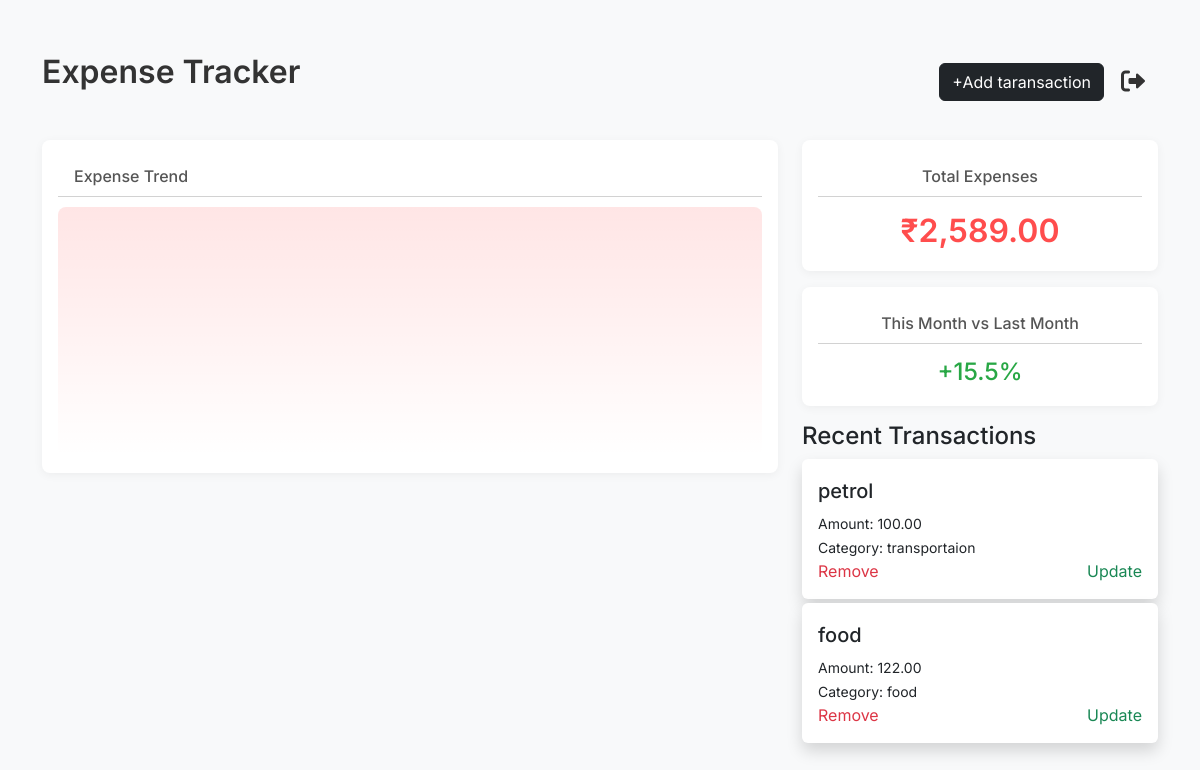
Page /index (signed in) on the earlier database version.
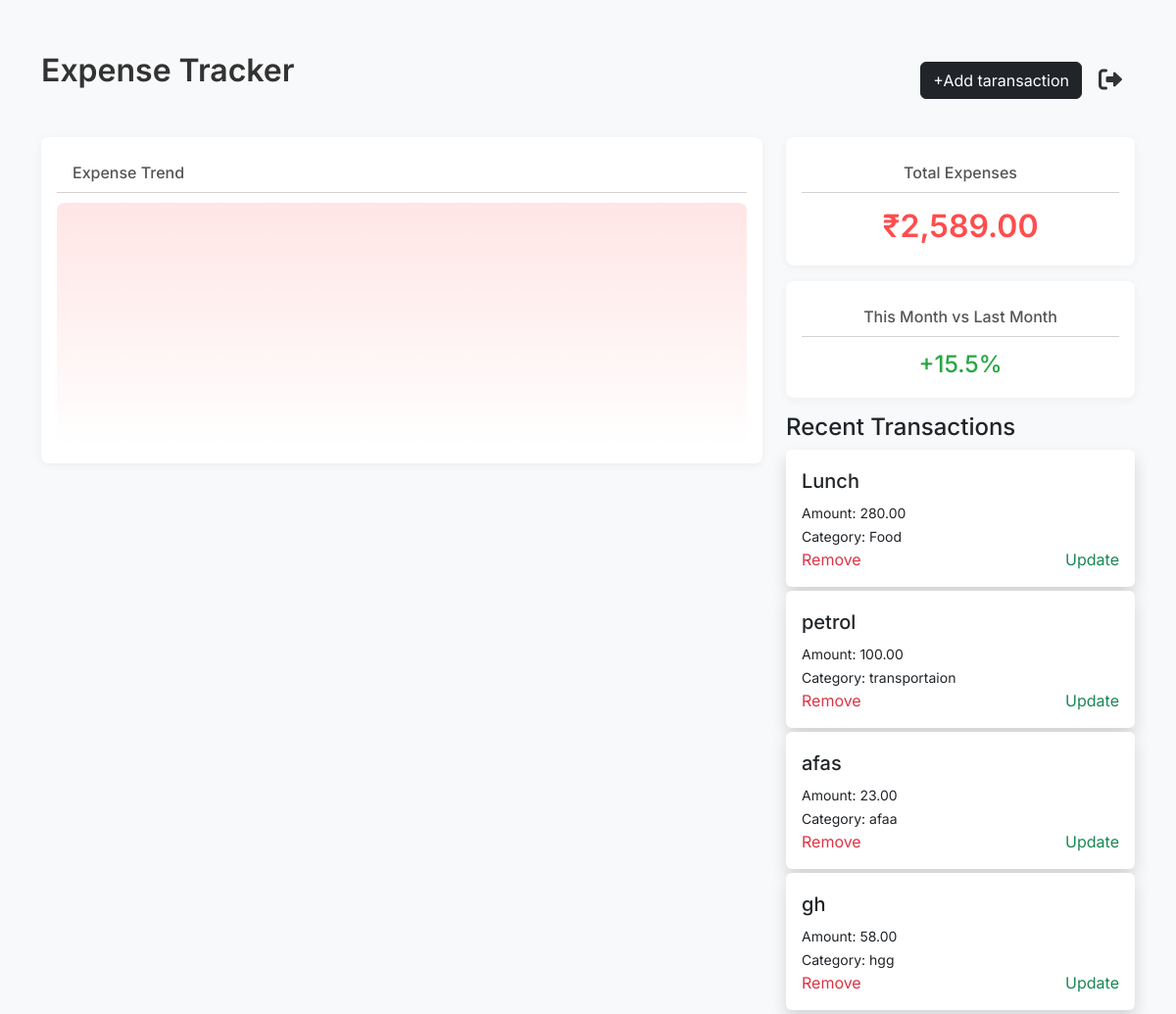
Same page on the later database version.
### expense/models.py (models this page shows, shortened)
class Expense(models.Model):
    title=models.CharField(max_length=200)
    created_date=models.DateTimeField(auto_now=True)
    amount = models.DecimalField(max_digits=10, decimal_places=2)
    EXPENSE_CATEGORIES = (
    (None,'Select'),
    ('Housing', 'Housing'),
    ('Transportation', 'Transportation'),
    ('Food', 'Food'),
    ('Healthcare', 'Healthcare'),
    ('Education', 'Education'),
    ('Entertainment', 'Entertainment'),
    ('Personal Care', 'Personal Care'),
    ('Debt Payments', 'Debt Payments'),
    ('Savings & Investments', 'Savings & Investments'),
    ('Gifts & Donations', 'Gifts & Donations'),
    ('Insurance', 'Insurance'),
    ('Travel', 'Travel'),
    ('Miscellaneous', 'Miscellaneous'),
)
    category = models.CharField(max_length=100,choices=EXPENSE_CATEGORIES,default="Select")
    payment_choice=(
        (None,'Select'),
        ('UPI','UPI'),
        ('Card','Card'),
        ('Cash','Cash')
    )
    payment_method= models.CharField(max_length=100,choices=payment_choice,default="Select")
    expense_date=models.DateField()
    owner=models.ForeignKey(User,on_delete=models.CASCADE)

### expense/views.py (the view, shortened to what this page needs)
# urls.py: path('index',views.IndexView.as_view(),name="index"),
@method_decorator(decs,name="dispatch")
class IndexView(View):
    template_name="index.html"
    form_class=ExpenseForm
    def get(self,request,*args,**kwargs):
        qs=Expense.objects.filter(owner=request.user)
        form_instance=self.form_class
        return render(request,self.template_name,{"form":form_instance, "data":qs})

### expense/templates/index.html (shortened to what this page needs)
<!DOCTYPE html>
<html lang="en">
<head>
    <link href="https://cdn.jsdelivr.net/npm/bootstrap@5.3.3/dist/css/bootstrap.min.css" rel="stylesheet"
>
    <link rel="stylesheet" href="https://cdnjs.cloudflare.com/ajax/libs/font-awesome/6.0.0-beta3/css/all.min.css">
</head>
<body>
    <div class="container mt-5">
        <div class="d-flex justify-content-between align-items-center">
            <div class="header">Expense Tracker</div>
            <div class="d-flex align-items-center">
                <button type="button" class="btn btn-dark me-1" data-bs-toggle="modal" data-bs-target="#staticBackdrop">
                    +Add taransaction
                </button>
                <a href="{%url 'signout'%}">
                    <button class="btn">
                        <i class="fas fa-sign-out-alt signout-icon"></i>
                    </button>
                </a>
            </div>
        </div>
        <div class="row mt-4">
            <div class="col-md-8">
                <div class="card">
                    <div class="card-body">
                        <div class="card-header">Expense Trend</div>
                        <div class="expense-trend"></div>
                    </div>
                </div>
            </div>
            <div class="col-md-4">
                <div class="card mb-3">
                    <div class="card-body text-center">
                        <div class="card-header">Total Expenses</div>
                        <div class="expense-value">₹2,589.00</div>
                    </div>
                </div>
                <div class="card mb-3">
                    <div class="card-body text-center">
                        <div class="card-header">This Month vs Last Month</div>
                        <div class="percentage-value">+15.5%</div>
                    </div>
                </div>
                <div class=" ">
                    <h4 class="">Recent Transactions</h4>
                </div>
                {% for e in data %}
                <div class="transaction-item bg-white p-3 mb-1 rounded shadow">
                    <h5 class="mt-1">{{ e.title }}</h5>
                    <p class="mb-0"><small>Amount: {{ e.amount }}</small></p>
                    <p class="mb-0"><small>Category: {{ e.category }}</small></p>
                    <div class="d-flex justify-content-between ">
                        <a href="{% url 'delete' e.id %}" class="text-danger nav-link">Remove</a>
                        <a href="{% url 'update' e.id %}" class="text-success nav-link">Update</a>
                    </div>
                </div>
                {% empty %}
                <p>No expenses found.</p>
                {% endfor %}
            </div>
        </div>
    </div>
</body>
</html>

### expense/templates/index.html (style rules this page uses)
body { font-family: 'Inter', sans-serif; background-color: #f8f9fa; }
.header { font-size: 2rem; font-weight: 600; color: #333; margin-bottom: 20px; }
.card { border: none; border-radius: 8px; box-shadow: 0 2px 10px rgba(0, 0, 0, 0.05); margin-bottom: 20px; }
.card-header { font-weight: 500; font-size: 1rem; color: #555; background-color: white; border: n; margin-bottom: 10px; }
.expense-value { font-size: 2rem; color: #ff4d4d; font-weight: 600; }
.percentage-value { font-size: 1.5rem; color: #28a745; font-weight: 500; }
.expense-trend { width: 100%; height: 250px; background: linear-gradient(to bottom, rgba(255, 0, 0, 0.1), rgba(255, 0, 0, 0)); border-radius: 8px; margin-top: 10px; }
.signout-icon { color: #333; font-size: 1.5rem; cursor: pointer; }

Differences in the rows shown:
removed Expense: title "food", amount "122.00", category "food"
added Expense: title "Lunch", amount "280.00", category "Food"
added Expense: title "afas", amount "23.00", category "afaa"
added Expense: title "gh", amount "58.00", category "hgg"
